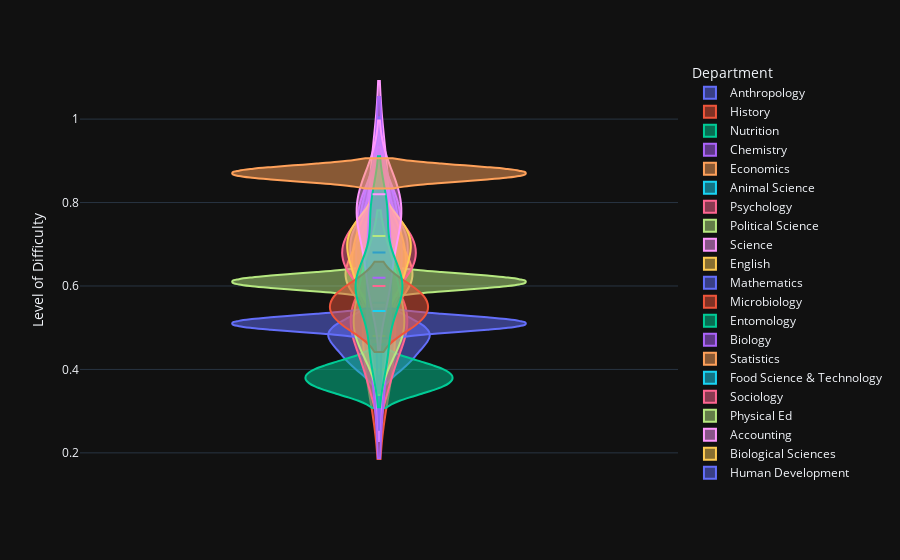

This figure's notebook cell:
### Code cell
filtered_prof_diff_df = professors_df[professors_df['Total Ratings'] > 100]
fig = px.violin(filtered_prof_diff_df, y='Level of Difficulty', color='Department', violinmode='overlay')
fig.show()

### Figure 1 — Plotly figure (JSON) as saved in the notebook; plotly's stock layout.template omitted (floating-point values rounded to 4 significant figures)
{"data": [{"alignmentgroup": "True", "box": {"visible": false}, "hovertemplate": "Department=Anthropology<br>Level of Difficulty=%{y}<extra></extra>", "legendgroup": "Anthropology", "marker": {"color": "#636efa"}, "name": "Anthropology", "offsetgroup": "Anthropology", "orientation": "v", "scalegroup": "True", "showlegend": true, "x0": " ", "xaxis": "x", "y": [0.5, 0.42, 0.48], "y0": " ", "yaxis": "y", "type": "violin"}, {"alignmentgroup": "True", "box": {"visible": false}, "hovertemplate": "Department=History<br>Level of Difficulty=%{y}<extra></extra>", "legendgroup": "History", "marker": {"color": "#EF553B"}, "name": "History", "offsetgroup": "History", "orientation": "v", "scalegroup": "True", "showlegend": true, "x0": " ", "xaxis": "x", "y": [0.42, 0.6], "y0": " ", "yaxis": "y", "type": "violin"}, {"alignmentgroup": "True", "box": {"visible": false}, "hovertemplate": "Department=Nutrition<br>Level of Difficulty=%{y}<extra></extra>", "legendgroup": "Nutrition", "marker": {"color": "#00cc96"}, "name": "Nutrition", "offsetgroup": "Nutrition", "orientation": "v", "scalegroup": "True", "showlegend": true, "x0": " ", "xaxis": "x", "y": [0.4, 0.36], "y0": " ", "yaxis": "y", "type": "violin"}, {"alignmentgroup": "True", "box": {"visible": false}, "hovertemplate": "Department=Chemistry<br>Level of Difficulty=%{y}<extra></extra>", "legendgroup": "Chemistry", "marker": {"color": "#ab63fa"}, "name": "Chemistry", "offsetgroup": "Chemistry", "orientation": "v", "scalegroup": "True", "showlegend": true, "x0": " ", "xaxis": "x", "y": [0.6, 0.66, 0.64, 0.62, 0.62, 0.74, 0.68, 0.66, 0.72, 0.72, 0.74, 0.72, 0.84, 0.72, 0.6, 0.78, 0.66, 0.62, 0.72, 0.8, 0.9, 0.68, 0.84], "y0": " ", "yaxis": "y", "type": "violin"}, {"alignmentgroup": "True", "box": {"visible": false}, "hovertemplate": "Department=Economics<br>Level of Difficulty=%{y}<extra></extra>", "legendgroup": "Economics", "marker": {"color": "#FFA15A"}, "name": "Economics", "offsetgroup": "Economics", "orientation": "v", "scalegroup": "True", "showlegend": true, "x0": " ", "xaxis": "x", "y": [0.62, 0.58, 0.6, 0.54, 0.78, 0.7, 0.72, 0.62, 0.68, 0.64, 0.64], "y0": " ", "yaxis": "y", "type": "violin"}, {"alignmentgroup": "True", "box": {"visible": false}, "hovertemplate": "Department=Animal Science<br>Level of Difficulty=%{y}<extra></extra>", "legendgroup": "Animal Science", "marker": {"color": "#19d3f3"}, "name": "Animal Science", "offsetgroup": "Animal Science", "orientation": "v", "scalegroup": "True", "showlegend": true, "x0": " ", "xaxis": "x", "y": [0.44], "y0": " ", "yaxis": "y", "type": "violin"}, {"alignmentgroup": "True", "box": {"visible": false}, "hovertemplate": "Department=Psychology<br>Level of Difficulty=%{y}<extra></extra>", "legendgroup": "Psychology", "marker": {"color": "#FF6692"}, "name": "Psychology", "offsetgroup": "Psychology", "orientation": "v", "scalegroup": "True", "showlegend": true, "x0": " ", "xaxis": "x", "y": [0.48, 0.48, 0.56, 0.36, 0.56, 0.42, 0.5, 0.58], "y0": " ", "yaxis": "y", "type": "violin"}, {"alignmentgroup": "True", "box": {"visible": false}, "hovertemplate": "Department=Political Science<br>Level of Difficulty=%{y}<extra></extra>", "legendgroup": "Political Science", "marker": {"color": "#B6E880"}, "name": "Political Science", "offsetgroup": "Political Science", "orientation": "v", "scalegroup": "True", "showlegend": true, "x0": " ", "xaxis": "x", "y": [0.6, 0.62], "y0": " ", "yaxis": "y", "type": "violin"}, {"alignmentgroup": "True", "box": {"visible": false}, "hovertemplate": "Department=Science<br>Level of Difficulty=%{y}<extra></extra>", "legendgroup": "Science", "marker": {"color": "#FF97FF"}, "name": "Science", "offsetgroup": "Science", "orientation": "v", "scalegroup": "True", "showlegend": true, "x0": " ", "xaxis": "x", "y": [0.46, 0.66, 0.58, 0.6, 0.84, 0.86], "y0": " ", "yaxis": "y", "type": "violin"}, {"alignmentgroup": "True", "box": {"visible": false}, "hovertemplate": "Department=English<br>Level of Difficulty=%{y}<extra></extra>", "legendgroup": "English", "marker": {"color": "#FECB52"}, "name": "English", "offsetgroup": "English", "orientation": "v", "scalegroup": "True", "showlegend": true, "x0": " ", "xaxis": "x", "y": [0.4], "y0": " ", "yaxis": "y", "type": "violin"}, {"alignmentgroup": "True", "box": {"visible": false}, "hovertemplate": "Department=Mathematics<br>Level of Difficulty=%{y}<extra></extra>", "legendgroup": "Mathematics", "marker": {"color": "#636efa"}, "name": "Mathematics", "offsetgroup": "Mathematics", "orientation": "v", "scalegroup": "True", "showlegend": true, "x0": " ", "xaxis": "x", "y": [0.62, 0.72, 0.7, 0.6, 0.38, 0.56, 0.58, 0.52, 0.66, 0.8, 0.62, 0.64, 0.76, 0.66, 0.86, 0.74, 0.8, 0.74, 0.78, 0.74, 0.82, 0.76, 0.88, 0.62], "y0": " ", "yaxis": "y", "type": "violin"}, {"alignmentgroup": "True", "box": {"visible": false}, "hovertemplate": "Department=Microbiology<br>Level of Difficulty=%{y}<extra></extra>", "legendgroup": "Microbiology", "marker": {"color": "#EF553B"}, "name": "Microbiology", "offsetgroup": "Microbiology", "orientation": "v", "scalegroup": "True", "showlegend": true, "x0": " ", "xaxis": "x", "y": [0.88], "y0": " ", "yaxis": "y", "type": "violin"}, {"alignmentgroup": "True", "box": {"visible": false}, "hovertemplate": "Department=Entomology<br>Level of Difficulty=%{y}<extra></extra>", "legendgroup": "Entomology", "marker": {"color": "#00cc96"}, "name": "Entomology", "offsetgroup": "Entomology", "orientation": "v", "scalegroup": "True", "showlegend": true, "x0": " ", "xaxis": "x", "y": [0.66], "y0": " ", "yaxis": "y", "type": "violin"}, {"alignmentgroup": "True", "box": {"visible": false}, "hovertemplate": "Department=Biology<br>Level of Difficulty=%{y}<extra></extra>", "legendgroup": "Biology", "marker": {"color": "#ab63fa"}, "name": "Biology", "offsetgroup": "Biology", "orientation": "v", "scalegroup": "True", "showlegend": true, "x0": " ", "xaxis": "x", "y": [0.76, 0.64, 0.8, 0.64], "y0": " ", "yaxis": "y", "type": "violin"}, {"alignmentgroup": "True", "box": {"visible": false}, "hovertemplate": "Department=Statistics<br>Level of Difficulty=%{y}<extra></extra>", "legendgroup": "Statistics", "marker": {"color": "#FFA15A"}, "name": "Statistics", "offsetgroup": "Statistics", "orientation": "v", "scalegroup": "True", "showlegend": true, "x0": " ", "xaxis": "x", "y": [0.56, 0.62, 0.76, 0.66, 0.7], "y0": " ", "yaxis": "y", "type": "violin"}, {"alignmentgroup": "True", "box": {"visible": false}, "hovertemplate": "Department=Food Science & Technology<br>Level of Difficulty=%{y}<extra></extra>", "legendgroup": "Food Science & Technology", "marker": {"color": "#19d3f3"}, "name": "Food Science & Technology", "offsetgroup": "Food Science & Technology", "orientation": "v", "scalegroup": "True", "showlegend": true, "x0": " ", "xaxis": "x", "y": [0.46], "y0": " ", "yaxis": "y", "type": "violin"}, {"alignmentgroup": "True", "box": {"visible": false}, "hovertemplate": "Department=Sociology<br>Level of Difficulty=%{y}<extra></extra>", "legendgroup": "Sociology", "marker": {"color": "#FF6692"}, "name": "Sociology", "offsetgroup": "Sociology", "orientation": "v", "scalegroup": "True", "showlegend": true, "x0": " ", "xaxis": "x", "y": [0.64, 0.72], "y0": " ", "yaxis": "y", "type": "violin"}, {"alignmentgroup": "True", "box": {"visible": false}, "hovertemplate": "Department=Physical Ed<br>Level of Difficulty=%{y}<extra></extra>", "legendgroup": "Physical Ed", "marker": {"color": "#B6E880"}, "name": "Physical Ed", "offsetgroup": "Physical Ed", "orientation": "v", "scalegroup": "True", "showlegend": true, "x0": " ", "xaxis": "x", "y": [0.72], "y0": " ", "yaxis": "y", "type": "violin"}, {"alignmentgroup": "True", "box": {"visible": false}, "hovertemplate": "Department=Accounting<br>Level of Difficulty=%{y}<extra></extra>", "legendgroup": "Accounting", "marker": {"color": "#FF97FF"}, "name": "Accounting", "offsetgroup": "Accounting", "orientation": "v", "scalegroup": "True", "showlegend": true, "x0": " ", "xaxis": "x", "y": [0.54], "y0": " ", "yaxis": "y", "type": "violin"}, {"alignmentgroup": "True", "box": {"visible": false}, "hovertemplate": "Department=Biological Sciences<br>Level of Difficulty=%{y}<extra></extra>", "legendgroup": "Biological Sciences", "marker": {"color": "#FECB52"}, "name": "Biological Sciences", "offsetgroup": "Biological Sciences", "orientation": "v", "scalegroup": "True", "showlegend": true, "x0": " ", "xaxis": "x", "y": [0.74, 0.74, 0.68, 0.58, 0.62, 0.68], "y0": " ", "yaxis": "y", "type": "violin"}, {"alignmentgroup": "True", "box": {"visible": false}, "hovertemplate": "Department=Human Development<br>Level of Difficulty=%{y}<extra></extra>", "legendgroup": "Human Development", "marker": {"color": "#636efa"}, "name": "Human Development", "offsetgroup": "Human Development", "orientation": "v", "scalegroup": "True", "showlegend": true, "x0": " ", "xaxis": "x", "y": [0.5, 0.52], "y0": " ", "yaxis": "y", "type": "violin"}, {"alignmentgroup": "True", "box": {"visible": false}, "hovertemplate": "Department=Design<br>Level of Difficulty=%{y}<extra></extra>", "legendgroup": "Design", "marker": {"color": "#EF553B"}, "name": "Design", "offsetgroup": "Design", "orientation": "v", "scalegroup": "True", "showlegend": true, "x0": " ", "xaxis": "x", "y": [0.56], "y0": " ", "yaxis": "y", "type": "violin"}, {"alignmentgroup": "True", "box": {"visible": false}, "hovertemplate": "Department=Geology<br>Level of Difficulty=%{y}<extra></extra>", "legendgroup": "Geology", "marker": {"color": "#00cc96"}, "name": "Geology", "offsetgroup": "Geology", "orientation": "v", "scalegroup": "True", "showlegend": true, "x0": " ", "xaxis": "x", "y": [0.56], "y0": " ", "yaxis": "y", "type": "violin"}, {"alignmentgroup": "True", "box": {"visible": false}, "hovertemplate": "Department=Social Science<br>Level of Difficulty=%{y}<extra></extra>", "legendgroup": "Social Science", "marker": {"color": "#ab63fa"}, "name": "Social Science", "offsetgroup": "Social Science", "orientation": "v", "scalegroup": "True", "showlegend": true, "x0": " ", "xaxis": "x", "y": [0.5, 0.74], "y0": " ", "yaxis": "y", "type": "violin"}, {"alignmentgroup": "True", "box": {"visible": false}, "hovertemplate": "Department=Philosophy<br>Level of Difficulty=%{y}<extra></extra>", "legendgroup": "Philosophy", "marker": {"color": "#FFA15A"}, "name": "Philosophy", "offsetgroup": "Philosophy", "orientation": "v", "scalegroup": "True", "showlegend": true, "x0": " ", "xaxis": "x", "y": [0.48], "y0": " ", "yaxis": "y", "type": "violin"}, {"alignmentgroup": "True", "box": {"visible": false}, "hovertemplate": "Department=Writing<br>Level of Difficulty=%{y}<extra></extra>", "legendgroup": "Writing", "marker": {"color": "#19d3f3"}, "name": "Writing", "offsetgroup": "Writing", "orientation": "v", "scalegroup": "True", "showlegend": true, "x0": " ", "xaxis": "x", "y": [0.68], "y0": " ", "yaxis": "y", "type": "violin"}, {"alignmentgroup": "True", "box": {"visible": false}, "hovertemplate": "Department=Biomedical Engineering<br>Level of Difficulty=%{y}<extra></extra>", "legendgroup": "Biomedical Engineering", "marker": {"color": "#FF6692"}, "name": "Biomedical Engineering", "offsetgroup": "Biomedical Engineering", "orientation": "v", "scalegroup": "True", "showlegend": true, "x0": " ", "xaxis": "x", "y": [0.76], "y0": " ", "yaxis": "y", "type": "violin"}, {"alignmentgroup": "True", "box": {"visible": false}, "hovertemplate": "Department=Classics<br>Level of Difficulty=%{y}<extra></extra>", "legendgroup": "Classics", "marker": {"color": "#B6E880"}, "name": "Classics", "offsetgroup": "Classics", "orientation": "v", "scalegroup": "True", "showlegend": true, "x0": " ", "xaxis": "x", "y": [0.64, 0.52, 0.48], "y0": " ", "yaxis": "y", "type": "violin"}, {"alignmentgroup": "True", "box": {"visible": false}, "hovertemplate": "Department=Computer Science<br>Level of Difficulty=%{y}<extra></extra>", "legendgroup": "Computer Science", "marker": {"color": "#FF97FF"}, "name": "Computer Science", "offsetgroup": "Computer Science", "orientation": "v", "scalegroup": "True", "showlegend": true, "x0": " ", "xaxis": "x", "y": [0.72, 0.62, 0.78, 0.86, 0.72, 0.8, 0.58, 0.82], "y0": " ", "yaxis": "y", "type": "violin"}, {"alignmentgroup": "True", "box": {"visible": false}, "hovertemplate": "Department=Religious Studies<br>Level of Difficulty=%{y}<extra></extra>", "legendgroup": "Religious Studies", "marker": {"color": "#FECB52"}, "name": "Religious Studies", "offsetgroup": "Religious Studies", "orientation": "v", "scalegroup": "True", "showlegend": true, "x0": " ", "xaxis": "x", "y": [0.6], "y0": " ", "yaxis": "y", "type": "violin"}, {"alignmentgroup": "True", "box": {"visible": false}, "hovertemplate": "Department=Agriculture<br>Level of Difficulty=%{y}<extra></extra>", "legendgroup": "Agriculture", "marker": {"color": "#636efa"}, "name": "Agriculture", "offsetgroup": "Agriculture", "orientation": "v", "scalegroup": "True", "showlegend": true, "x0": " ", "xaxis": "x", "y": [0.68], "y0": " ", "yaxis": "y", "type": "violin"}, {"alignmentgroup": "True", "box": {"visible": false}, "hovertemplate": "Department=Asian Studies<br>Level of Difficulty=%{y}<extra></extra>", "legendgroup": "Asian Studies", "marker": {"color": "#EF553B"}, "name": "Asian Studies", "offsetgroup": "Asian Studies", "orientation": "v", "scalegroup": "True", "showlegend": true, "x0": " ", "xaxis": "x", "y": [0.58, 0.52], "y0": " ", "yaxis": "y", "type": "violin"}, {"alignmentgroup": "True", "box": {"visible": false}, "hovertemplate": "Department=Communication<br>Level of Difficulty=%{y}<extra></extra>", "legendgroup": "Communication", "marker": {"color": "#00cc96"}, "name": "Communication", "offsetgroup": "Communication", "orientation": "v", "scalegroup": "True", "showlegend": true, "x0": " ", "xaxis": "x", "y": [0.6, 0.62, 0.58, 0.44, 0.78], "y0": " ", "yaxis": "y", "type": "violin"}, {"alignmentgroup": "True", "box": {"visible": false}, "hovertemplate": "Department=Molecular/Cellular Biology<br>Level of Difficulty=%{y}<extra></extra>", "legendgroup": "Molecular/Cellular Biology", "marker": {"color": "#ab63fa"}, "name": "Molecular/Cellular Biology", "offsetgroup": "Molecular/Cellular Biology", "orientation": "v", "scalegroup": "True", "showlegend": true, "x0": " ", "xaxis": "x", "y": [0.62], "y0": " ", "yaxis": "y", "type": "violin"}, {"alignmentgroup": "True", "box": {"visible": false}, "hovertemplate": "Department=Physics<br>Level of Difficulty=%{y}<extra></extra>", "legendgroup": "Physics", "marker": {"color": "#FFA15A"}, "name": "Physics", "offsetgroup": "Physics", "orientation": "v", "scalegroup": "True", "showlegend": true, "x0": " ", "xaxis": "x", "y": [0.86, 0.88], "y0": " ", "yaxis": "y", "type": "violin"}, {"alignmentgroup": "True", "box": {"visible": false}, "hovertemplate": "Department=Food Science  Technology<br>Level of Difficulty=%{y}<extra></extra>", "legendgroup": "Food Science  Technology", "marker": {"color": "#19d3f3"}, "name": "Food Science  Technology", "offsetgroup": "Food Science  Technology", "orientation": "v", "scalegroup": "True", "showlegend": true, "x0": " ", "xaxis": "x", "y": [0.54], "y0": " ", "yaxis": "y", "type": "violin"}, {"alignmentgroup": "True", "box": {"visible": false}, "hovertemplate": "Department=Film<br>Level of Difficulty=%{y}<extra></extra>", "legendgroup": "Film", "marker": {"color": "#FF6692"}, "name": "Film", "offsetgroup": "Film", "orientation": "v", "scalegroup": "True", "showlegend": true, "x0": " ", "xaxis": "x", "y": [0.6], "y0": " ", "yaxis": "y", "type": "violin"}, {"alignmentgroup": "True", "box": {"visible": false}, "hovertemplate": "Department=Engineering<br>Level of Difficulty=%{y}<extra></extra>", "legendgroup": "Engineering", "marker": {"color": "#B6E880"}, "name": "Engineering", "offsetgroup": "Engineering", "orientation": "v", "scalegroup": "True", "showlegend": true, "x0": " ", "xaxis": "x", "y": [0.72], "y0": " ", "yaxis": "y", "type": "violin"}, {"alignmentgroup": "True", "box": {"visible": false}, "hovertemplate": "Department=Management<br>Level of Difficulty=%{y}<extra></extra>", "legendgroup": "Management", "marker": {"color": "#FF97FF"}, "name": "Management", "offsetgroup": "Management", "orientation": "v", "scalegroup": "True", "showlegend": true, "x0": " ", "xaxis": "x", "y": [0.82], "y0": " ", "yaxis": "y", "type": "violin"}], "layout": {"xaxis": {"anchor": "y", "domain": [0.0, 1.0]}, "yaxis": {"anchor": "x", "domain": [0.0, 1.0], "title": {"text": "Level of Difficulty"}}, "legend": {"title": {"text": "Department"}, "tracegroupgap": 0}, "margin": {"t": 60}, "violinmode": "overlay"}}
